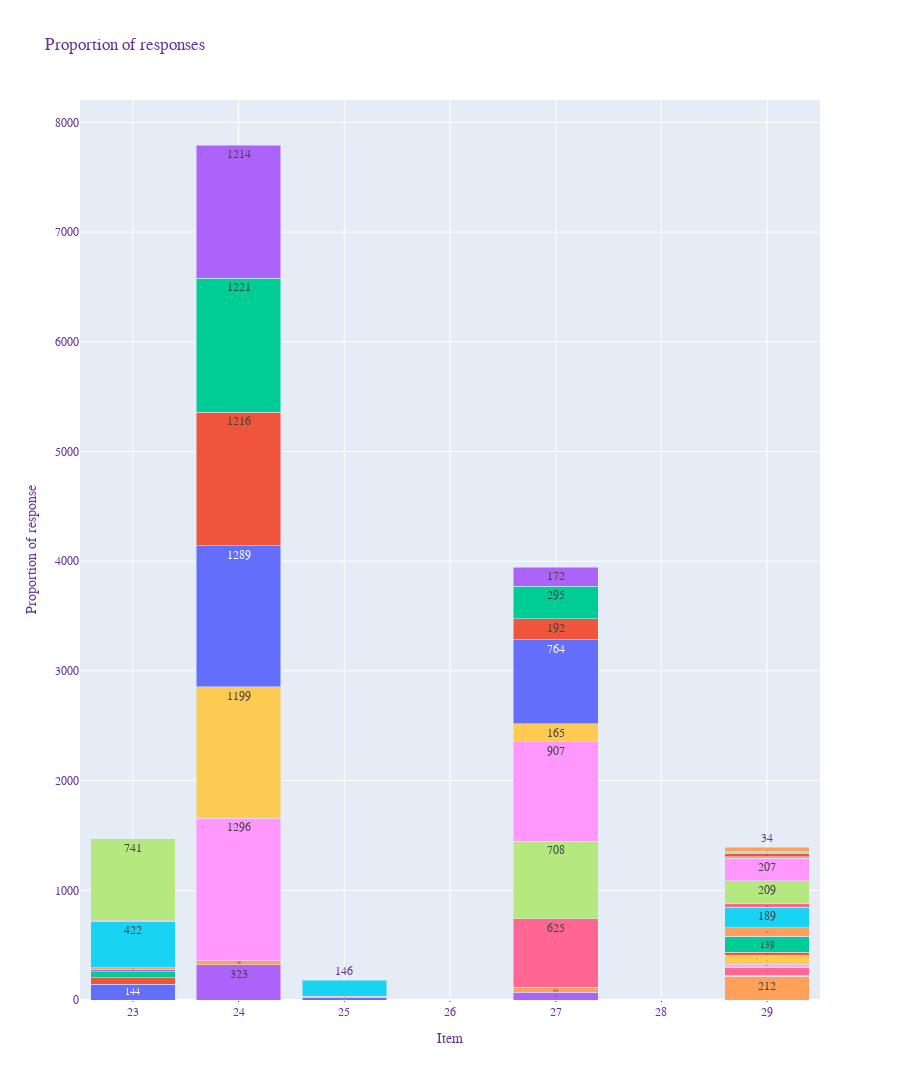

The notebook cell this image was saved under:
### Code cell
fig = px.bar(xn, x="Group", color="Option",
             y='Count',
             title="A Grouped Bar Chart With Plotly Express in Python",
             barmode='group',
             height=1080,
             text_auto=True
            )
fig.update_layout(
    title="Proportion of responses",
    xaxis_title="Item",
    yaxis_title="Proportion of response",
    legend_title="Options",
    font=dict(
        family="Courier New, monospace",
        size=12,
        color="RebeccaPurple"
    ),
barmode="stack",
)

fig.update_traces(showlegend=False)
fig.update_traces(marker_showscale=False)

fig.update_xaxes(
    showgrid=True,
    ticks="outside",
    tickson="boundaries",
    ticklen=1,
    tickmode='linear'
)

fig.show()

### Figure 1 — Plotly figure (JSON) as saved in the notebook; plotly's stock layout.template omitted (floating-point values rounded to 4 significant figures)
{"data": [{"alignmentgroup": "True", "hovertemplate": "Option=Do not know<br>Group=%{x}<br>Count=%{y}<extra></extra>", "legendgroup": "Do not know", "marker": {"color": "#636efa", "pattern": {"shape": ""}, "showscale": false}, "name": "Do not know", "offsetgroup": "Do not know", "orientation": "v", "showlegend": false, "textposition": "auto", "texttemplate": "%{y}", "type": "bar", "x": [23, 25], "xaxis": "x", "y": [144, 19], "yaxis": "y"}, {"alignmentgroup": "True", "hovertemplate": "Option=Medical facilities<br>Group=%{x}<br>Count=%{y}<extra></extra>", "legendgroup": "Medical facilities", "marker": {"color": "#EF553B", "pattern": {"shape": ""}, "showscale": false}, "name": "Medical facilities", "offsetgroup": "Medical facilities", "orientation": "v", "showlegend": false, "textposition": "auto", "texttemplate": "%{y}", "type": "bar", "x": [23], "xaxis": "x", "y": [60], "yaxis": "y"}, {"alignmentgroup": "True", "hovertemplate": "Option=One parent or legal guardian is sufficient<br>Group=%{x}<br>Count=%{y}<extra></extra>", "legendgroup": "One parent or legal guardian is sufficient", "marker": {"color": "#00cc96", "pattern": {"shape": ""}, "showscale": false}, "name": "One parent or legal guardian is sufficient", "offsetgroup": "One parent or legal guardian is sufficient", "orientation": "v", "showlegend": false, "textposition": "auto", "texttemplate": "%{y}", "type": "bar", "x": [23], "xaxis": "x", "y": [55], "yaxis": "y"}, {"alignmentgroup": "True", "hovertemplate": "Option=Other<br>Group=%{x}<br>Count=%{y}<extra></extra>", "legendgroup": "Other", "marker": {"color": "#ab63fa", "pattern": {"shape": ""}, "showscale": false}, "name": "Other", "offsetgroup": "Other", "orientation": "v", "showlegend": false, "textposition": "auto", "texttemplate": "%{y}", "type": "bar", "x": [23, 24, 27], "xaxis": "x", "y": [20, 323, 69], "yaxis": "y"}, {"alignmentgroup": "True", "hovertemplate": "Option=Other as Text<br>Group=%{x}<br>Count=%{y}<extra></extra>", "legendgroup": "Other as Text", "marker": {"color": "#FFA15A", "pattern": {"shape": ""}, "showscale": false}, "name": "Other as Text", "offsetgroup": "Other as Text", "orientation": "v", "showlegend": false, "textposition": "auto", "texttemplate": "%{y}", "type": "bar", "x": [23, 24, 27, 29], "xaxis": "x", "y": [16, 36, 46, 212], "yaxis": "y"}, {"alignmentgroup": "True", "hovertemplate": "Option=Should be prohibited until the child has legal capacity to decidel<br>Group=%{x}<br>Count=%{y}<extra></extra>", "legendgroup": "Should be prohibited until the child has legal capacity to decidel", "marker": {"color": "#19d3f3", "pattern": {"shape": ""}, "showscale": false}, "name": "Should be prohibited until the child has legal capacity to decidel", "offsetgroup": "Should be prohibited until the child has legal capacity to decidel", "orientation": "v", "showlegend": false, "textposition": "auto", "texttemplate": "%{y}", "type": "bar", "x": [23], "xaxis": "x", "y": [422], "yaxis": "y"}, {"alignmentgroup": "True", "hovertemplate": "Option=The State<br>Group=%{x}<br>Count=%{y}<extra></extra>", "legendgroup": "The State", "marker": {"color": "#FF6692", "pattern": {"shape": ""}, "showscale": false}, "name": "The State", "offsetgroup": "The State", "orientation": "v", "showlegend": false, "textposition": "auto", "texttemplate": "%{y}", "type": "bar", "x": [23], "xaxis": "x", "y": [10], "yaxis": "y"}, {"alignmentgroup": "True", "hovertemplate": "Option=Two parents or legal guardians would need to agree<br>Group=%{x}<br>Count=%{y}<extra></extra>", "legendgroup": "Two parents or legal guardians would need to agree", "marker": {"color": "#B6E880", "pattern": {"shape": ""}, "showscale": false}, "name": "Two parents or legal guardians would need to agree", "offsetgroup": "Two parents or legal guardians would need to agree", "orientation": "v", "showlegend": false, "textposition": "auto", "texttemplate": "%{y}", "type": "bar", "x": [23], "xaxis": "x", "y": [741], "yaxis": "y"}, {"alignmentgroup": "True", "hovertemplate": "Option=Children<br>Group=%{x}<br>Count=%{y}<extra></extra>", "legendgroup": "Children", "marker": {"color": "#FF97FF", "pattern": {"shape": ""}, "showscale": false}, "name": "Children", "offsetgroup": "Children", "orientation": "v", "showlegend": false, "textposition": "auto", "texttemplate": "%{y}", "type": "bar", "x": [24], "xaxis": "x", "y": [1296], "yaxis": "y"}, {"alignmentgroup": "True", "hovertemplate": "Option=Friends<br>Group=%{x}<br>Count=%{y}<extra></extra>", "legendgroup": "Friends", "marker": {"color": "#FECB52", "pattern": {"shape": ""}, "showscale": false}, "name": "Friends", "offsetgroup": "Friends", "orientation": "v", "showlegend": false, "textposition": "auto", "texttemplate": "%{y}", "type": "bar", "x": [24], "xaxis": "x", "y": [1199], "yaxis": "y"}, {"alignmentgroup": "True", "hovertemplate": "Option=Future spouse or partner<br>Group=%{x}<br>Count=%{y}<extra></extra>", "legendgroup": "Future spouse or partner", "marker": {"color": "#636efa", "pattern": {"shape": ""}, "showscale": false}, "name": "Future spouse or partner", "offsetgroup": "Future spouse or partner", "orientation": "v", "showlegend": false, "textposition": "auto", "texttemplate": "%{y}", "type": "bar", "x": [24], "xaxis": "x", "y": [1289], "yaxis": "y"}, {"alignmentgroup": "True", "hovertemplate": "Option=Other relatives<br>Group=%{x}<br>Count=%{y}<extra></extra>", "legendgroup": "Other relatives", "marker": {"color": "#EF553B", "pattern": {"shape": ""}, "showscale": false}, "name": "Other relatives", "offsetgroup": "Other relatives", "orientation": "v", "showlegend": false, "textposition": "auto", "texttemplate": "%{y}", "type": "bar", "x": [24], "xaxis": "x", "y": [1216], "yaxis": "y"}, {"alignmentgroup": "True", "hovertemplate": "Option=Siblings<br>Group=%{x}<br>Count=%{y}<extra></extra>", "legendgroup": "Siblings", "marker": {"color": "#00cc96", "pattern": {"shape": ""}, "showscale": false}, "name": "Siblings", "offsetgroup": "Siblings", "orientation": "v", "showlegend": false, "textposition": "auto", "texttemplate": "%{y}", "type": "bar", "x": [24], "xaxis": "x", "y": [1221], "yaxis": "y"}, {"alignmentgroup": "True", "hovertemplate": "Option=Spouse or partner<br>Group=%{x}<br>Count=%{y}<extra></extra>", "legendgroup": "Spouse or partner", "marker": {"color": "#ab63fa", "pattern": {"shape": ""}, "showscale": false}, "name": "Spouse or partner", "offsetgroup": "Spouse or partner", "orientation": "v", "showlegend": false, "textposition": "auto", "texttemplate": "%{y}", "type": "bar", "x": [24], "xaxis": "x", "y": [1214], "yaxis": "y"}, {"alignmentgroup": "True", "hovertemplate": "Option=No<br>Group=%{x}<br>Count=%{y}<extra></extra>", "legendgroup": "No", "marker": {"color": "#FFA15A", "pattern": {"shape": ""}, "showscale": false}, "name": "No", "offsetgroup": "No", "orientation": "v", "showlegend": false, "textposition": "auto", "texttemplate": "%{y}", "type": "bar", "x": [25], "xaxis": "x", "y": [16], "yaxis": "y"}, {"alignmentgroup": "True", "hovertemplate": "Option=Yes<br>Group=%{x}<br>Count=%{y}<extra></extra>", "legendgroup": "Yes", "marker": {"color": "#19d3f3", "pattern": {"shape": ""}, "showscale": false}, "name": "Yes", "offsetgroup": "Yes", "orientation": "v", "showlegend": false, "textposition": "auto", "texttemplate": "%{y}", "type": "bar", "x": [25], "xaxis": "x", "y": [146], "yaxis": "y"}, {"alignmentgroup": "True", "hovertemplate": "Option=Do not know whether the data will be stored securely<br>Group=%{x}<br>Count=%{y}<extra></extra>", "legendgroup": "Do not know whether the data will be stored securely", "marker": {"color": "#FF6692", "pattern": {"shape": ""}, "showscale": false}, "name": "Do not know whether the data will be stored securely", "offsetgroup": "Do not know whether the data will be stored securely", "orientation": "v", "showlegend": false, "textposition": "auto", "texttemplate": "%{y}", "type": "bar", "x": [27], "xaxis": "x", "y": [625], "yaxis": "y"}, {"alignmentgroup": "True", "hovertemplate": "Option=Do not know who will have access to that information<br>Group=%{x}<br>Count=%{y}<extra></extra>", "legendgroup": "Do not know who will have access to that information", "marker": {"color": "#B6E880", "pattern": {"shape": ""}, "showscale": false}, "name": "Do not know who will have access to that information", "offsetgroup": "Do not know who will have access to that information", "orientation": "v", "showlegend": false, "textposition": "auto", "texttemplate": "%{y}", "type": "bar", "x": [27], "xaxis": "x", "y": [708], "yaxis": "y"}, {"alignmentgroup": "True", "hovertemplate": "Option=I am concerned my data will be used for other purposes without my knowledge<br>Group=%{x}<br>Count=%{y}<extra></extra>", "legendgroup": "I am concerned my data will be used for other purposes without my knowledge", "marker": {"color": "#FF97FF", "pattern": {"shape": ""}, "showscale": false}, "name": "I am concerned my data will be used for other purposes without my knowledge", "offsetgroup": "I am concerned my data will be used for other purposes without my knowledge", "orientation": "v", "showlegend": false, "textposition": "auto", "texttemplate": "%{y}", "type": "bar", "x": [27], "xaxis": "x", "y": [907], "yaxis": "y"}, {"alignmentgroup": "True", "hovertemplate": "Option=I am not interested<br>Group=%{x}<br>Count=%{y}<extra></extra>", "legendgroup": "I am not interested", "marker": {"color": "#FECB52", "pattern": {"shape": ""}, "showscale": false}, "name": "I am not interested", "offsetgroup": "I am not interested", "orientation": "v", "showlegend": false, "textposition": "auto", "texttemplate": "%{y}", "type": "bar", "x": [27], "xaxis": "x", "y": [165], "yaxis": "y"}, {"alignmentgroup": "True", "hovertemplate": "Option=I am worried some information about my physical or mental health could be used against me for example employment; legal matters; obtaining insurance<br>Group=%{x}<br>Count=%{y}<extra></extra>", "legendgroup": "I am worried some information about my physical or mental health could be used against me for example employment; legal matters; obtaining insurance", "marker": {"color": "#636efa", "pattern": {"shape": ""}, "showscale": false}, "name": "I am worried some information about my physical or mental health could be used against me for example employment; legal matters; obtaining insurance", "offsetgroup": "I am worried some information about my physical or mental health could be used against me for example employment; legal matters; obtaining insurance", "orientation": "v", "showlegend": false, "textposition": "auto", "texttemplate": "%{y}", "type": "bar", "x": [27], "xaxis": "x", "y": [764], "yaxis": "y"}, {"alignmentgroup": "True", "hovertemplate": "Option=I am worried that I might find out something about myself I would rather not know<br>Group=%{x}<br>Count=%{y}<extra></extra>", "legendgroup": "I am worried that I might find out something about myself I would rather not know", "marker": {"color": "#EF553B", "pattern": {"shape": ""}, "showscale": false}, "name": "I am worried that I might find out something about myself I would rather not know", "offsetgroup": "I am worried that I might find out something about myself I would rather not know", "orientation": "v", "showlegend": false, "textposition": "auto", "texttemplate": "%{y}", "type": "bar", "x": [27], "xaxis": "x", "y": [192], "yaxis": "y"}, {"alignmentgroup": "True", "hovertemplate": "Option=I would not want to be labelled as having any deficiency<br>Group=%{x}<br>Count=%{y}<extra></extra>", "legendgroup": "I would not want to be labelled as having any deficiency", "marker": {"color": "#00cc96", "pattern": {"shape": ""}, "showscale": false}, "name": "I would not want to be labelled as having any deficiency", "offsetgroup": "I would not want to be labelled as having any deficiency", "orientation": "v", "showlegend": false, "textposition": "auto", "texttemplate": "%{y}", "type": "bar", "x": [27], "xaxis": "x", "y": [295], "yaxis": "y"}, {"alignmentgroup": "True", "hovertemplate": "Option=I would rather not know of any potential debilitating diseases that I may develop in the future<br>Group=%{x}<br>Count=%{y}<extra></extra>", "legendgroup": "I would rather not know of any potential debilitating diseases that I may develop in the future", "marker": {"color": "#ab63fa", "pattern": {"shape": ""}, "showscale": false}, "name": "I would rather not know of any potential debilitating diseases that I may develop in the future", "offsetgroup": "I would rather not know of any potential debilitating diseases that I may develop in the future", "orientation": "v", "showlegend": false, "textposition": "auto", "texttemplate": "%{y}", "type": "bar", "x": [27], "xaxis": "x", "y": [172], "yaxis": "y"}, {"alignmentgroup": "True", "hovertemplate": "Option=Ancestry testing as Compulsory for example by a court or law enforcement<br>Group=%{x}<br>Count=%{y}<extra></extra>", "legendgroup": "Ancestry testing as Compulsory for example by a court or law enforcement", "marker": {"color": "#FFA15A", "pattern": {"shape": ""}, "showscale": false}, "name": "Ancestry testing as Compulsory for example by a court or law enforcement", "offsetgroup": "Ancestry testing as Compulsory for example by a court or law enforcement", "orientation": "v", "showlegend": false, "textposition": "auto", "texttemplate": "%{y}", "type": "bar", "x": [29], "xaxis": "x", "y": [5], "yaxis": "y"}, {"alignmentgroup": "True", "hovertemplate": "Option=Ancestry testing as Recommended for example by doctor<br>Group=%{x}<br>Count=%{y}<extra></extra>", "legendgroup": "Ancestry testing as Recommended for example by doctor", "marker": {"color": "#19d3f3", "pattern": {"shape": ""}, "showscale": false}, "name": "Ancestry testing as Recommended for example by doctor", "offsetgroup": "Ancestry testing as Recommended for example by doctor", "orientation": "v", "showlegend": false, "textposition": "auto", "texttemplate": "%{y}", "type": "bar", "x": [29], "xaxis": "x", "y": [8], "yaxis": "y"}, {"alignmentgroup": "True", "hovertemplate": "Option=Ancestry testing as Selfasinitiated<br>Group=%{x}<br>Count=%{y}<extra></extra>", "legendgroup": "Ancestry testing as Selfasinitiated", "marker": {"color": "#FF6692", "pattern": {"shape": ""}, "showscale": false}, "name": "Ancestry testing as Selfasinitiated", "offsetgroup": "Ancestry testing as Selfasinitiated", "orientation": "v", "showlegend": false, "textposition": "auto", "texttemplate": "%{y}", "type": "bar", "x": [29], "xaxis": "x", "y": [71], "yaxis": "y"}, {"alignmentgroup": "True", "hovertemplate": "Option=As part of a research project as Compulsory for example by a court or law enforcement<br>Group=%{x}<br>Count=%{y}<extra></extra>", "legendgroup": "As part of a research project as Compulsory for example by a court or law enforcement", "marker": {"color": "#B6E880", "pattern": {"shape": ""}, "showscale": false}, "name": "As part of a research project as Compulsory for example by a court or law enforcement", "offsetgroup": "As part of a research project as Compulsory for example by a court or law enforcement", "orientation": "v", "showlegend": false, "textposition": "auto", "texttemplate": "%{y}", "type": "bar", "x": [29], "xaxis": "x", "y": [5], "yaxis": "y"}, {"alignmentgroup": "True", "hovertemplate": "Option=As part of a research project as Recommended for example by doctor<br>Group=%{x}<br>Count=%{y}<extra></extra>", "legendgroup": "As part of a research project as Recommended for example by doctor", "marker": {"color": "#FF97FF", "pattern": {"shape": ""}, "showscale": false}, "name": "As part of a research project as Recommended for example by doctor", "offsetgroup": "As part of a research project as Recommended for example by doctor", "orientation": "v", "showlegend": false, "textposition": "auto", "texttemplate": "%{y}", "type": "bar", "x": [29], "xaxis": "x", "y": [27], "yaxis": "y"}, {"alignmentgroup": "True", "hovertemplate": "Option=As part of a research project as Selfasinitiated<br>Group=%{x}<br>Count=%{y}<extra></extra>", "legendgroup": "As part of a research project as Selfasinitiated", "marker": {"color": "#FECB52", "pattern": {"shape": ""}, "showscale": false}, "name": "As part of a research project as Selfasinitiated", "offsetgroup": "As part of a research project as Selfasinitiated", "orientation": "v", "showlegend": false, "textposition": "auto", "texttemplate": "%{y}", "type": "bar", "x": [29], "xaxis": "x", "y": [76], "yaxis": "y"}, {"alignmentgroup": "True", "hovertemplate": "Option=General interest as Compulsory for example by a court or law enforcement<br>Group=%{x}<br>Count=%{y}<extra></extra>", "legendgroup": "General interest as Compulsory for example by a court or law enforcement", "marker": {"color": "#636efa", "pattern": {"shape": ""}, "showscale": false}, "name": "General interest as Compulsory for example by a court or law enforcement", "offsetgroup": "General interest as Compulsory for example by a court or law enforcement", "orientation": "v", "showlegend": false, "textposition": "auto", "texttemplate": "%{y}", "type": "bar", "x": [29], "xaxis": "x", "y": [5], "yaxis": "y"}, {"alignmentgroup": "True", "hovertemplate": "Option=General interest as Recommended for example by doctor<br>Group=%{x}<br>Count=%{y}<extra></extra>", "legendgroup": "General interest as Recommended for example by doctor", "marker": {"color": "#EF553B", "pattern": {"shape": ""}, "showscale": false}, "name": "General interest as Recommended for example by doctor", "offsetgroup": "General interest as Recommended for example by doctor", "orientation": "v", "showlegend": false, "textposition": "auto", "texttemplate": "%{y}", "type": "bar", "x": [29], "xaxis": "x", "y": [27], "yaxis": "y"}, {"alignmentgroup": "True", "hovertemplate": "Option=General interest as Selfasinitiated<br>Group=%{x}<br>Count=%{y}<extra></extra>", "legendgroup": "General interest as Selfasinitiated", "marker": {"color": "#00cc96", "pattern": {"shape": ""}, "showscale": false}, "name": "General interest as Selfasinitiated", "offsetgroup": "General interest as Selfasinitiated", "orientation": "v", "showlegend": false, "textposition": "auto", "texttemplate": "%{y}", "type": "bar", "x": [29], "xaxis": "x", "y": [139], "yaxis": "y"}, {"alignmentgroup": "True", "hovertemplate": "Option=Health and diet as Compulsory for example by a court or law enforcement<br>Group=%{x}<br>Count=%{y}<extra></extra>", "legendgroup": "Health and diet as Compulsory for example by a court or law enforcement", "marker": {"color": "#ab63fa", "pattern": {"shape": ""}, "showscale": false}, "name": "Health and diet as Compulsory for example by a court or law enforcement", "offsetgroup": "Health and diet as Compulsory for example by a court or law enforcement", "orientation": "v", "showlegend": false, "textposition": "auto", "texttemplate": "%{y}", "type": "bar", "x": [29], "xaxis": "x", "y": [5], "yaxis": "y"}, {"alignmentgroup": "True", "hovertemplate": "Option=Health and diet as Recommended for example by doctor<br>Group=%{x}<br>Count=%{y}<extra></extra>", "legendgroup": "Health and diet as Recommended for example by doctor", "marker": {"color": "#FFA15A", "pattern": {"shape": ""}, "showscale": false}, "name": "Health and diet as Recommended for example by doctor", "offsetgroup": "Health and diet as Recommended for example by doctor", "orientation": "v", "showlegend": false, "textposition": "auto", "texttemplate": "%{y}", "type": "bar", "x": [29], "xaxis": "x", "y": [78], "yaxis": "y"}, {"alignmentgroup": "True", "hovertemplate": "Option=Health and diet as Selfasinitiated<br>Group=%{x}<br>Count=%{y}<extra></extra>", "legendgroup": "Health and diet as Selfasinitiated", "marker": {"color": "#19d3f3", "pattern": {"shape": ""}, "showscale": false}, "name": "Health and diet as Selfasinitiated", "offsetgroup": "Health and diet as Selfasinitiated", "orientation": "v", "showlegend": false, "textposition": "auto", "texttemplate": "%{y}", "type": "bar", "x": [29], "xaxis": "x", "y": [189], "yaxis": "y"}, {"alignmentgroup": "True", "hovertemplate": "Option=Medical testing as Compulsory for example by a court or law enforcement<br>Group=%{x}<br>Count=%{y}<extra></extra>", "legendgroup": "Medical testing as Compulsory for example by a court or law enforcement", "marker": {"color": "#FF6692", "pattern": {"shape": ""}, "showscale": false}, "name": "Medical testing as Compulsory for example by a court or law enforcement", "offsetgroup": "Medical testing as Compulsory for example by a court or law enforcement", "orientation": "v", "showlegend": false, "textposition": "auto", "texttemplate": "%{y}", "type": "bar", "x": [29], "xaxis": "x", "y": [31], "yaxis": "y"}, {"alignmentgroup": "True", "hovertemplate": "Option=Medical testing as Recommended for example by doctor<br>Group=%{x}<br>Count=%{y}<extra></extra>", "legendgroup": "Medical testing as Recommended for example by doctor", "marker": {"color": "#B6E880", "pattern": {"shape": ""}, "showscale": false}, "name": "Medical testing as Recommended for example by doctor", "offsetgroup": "Medical testing as Recommended for example by doctor", "orientation": "v", "showlegend": false, "textposition": "auto", "texttemplate": "%{y}", "type": "bar", "x": [29], "xaxis": "x", "y": [209], "yaxis": "y"}, {"alignmentgroup": "True", "hovertemplate": "Option=Medical testing as Selfasinitiated<br>Group=%{x}<br>Count=%{y}<extra></extra>", "legendgroup": "Medical testing as Selfasinitiated", "marker": {"color": "#FF97FF", "pattern": {"shape": ""}, "showscale": false}, "name": "Medical testing as Selfasinitiated", "offsetgroup": "Medical testing as Selfasinitiated", "orientation": "v", "showlegend": false, "textposition": "auto", "texttemplate": "%{y}", "type": "bar", "x": [29], "xaxis": "x", "y": [207], "yaxis": "y"}, {"alignmentgroup": "True", "hovertemplate": "Option=Other as Compulsory for example by a court or law enforcement<br>Group=%{x}<br>Count=%{y}<extra></extra>", "legendgroup": "Other as Compulsory for example by a court or law enforcement", "marker": {"color": "#FECB52", "pattern": {"shape": ""}, "showscale": false}, "name": "Other as Compulsory for example by a court or law enforcement", "offsetgroup": "Other as Compulsory for example by a court or law enforcement", "orientation": "v", "showlegend": false, "textposition": "auto", "texttemplate": "%{y}", "type": "bar", "x": [29], "xaxis": "x", "y": [4], "yaxis": "y"}, {"alignmentgroup": "True", "hovertemplate": "Option=Other as Recommended for example by doctor<br>Group=%{x}<br>Count=%{y}<extra></extra>", "legendgroup": "Other as Recommended for example by doctor", "marker": {"color": "#636efa", "pattern": {"shape": ""}, "showscale": false}, "name": "Other as Recommended for example by doctor", "offsetgroup": "Other as Recommended for example by doctor", "orientation": "v", "showlegend": false, "textposition": "auto", "texttemplate": "%{y}", "type": "bar", "x": [29], "xaxis": "x", "y": [10], "yaxis": "y"}, {"alignmentgroup": "True", "hovertemplate": "Option=Other as Selfinitiated<br>Group=%{x}<br>Count=%{y}<extra></extra>", "legendgroup": "Other as Selfinitiated", "marker": {"color": "#EF553B", "pattern": {"shape": ""}, "showscale": false}, "name": "Other as Selfinitiated", "offsetgroup": "Other as Selfinitiated", "orientation": "v", "showlegend": false, "textposition": "auto", "texttemplate": "%{y}", "type": "bar", "x": [29], "xaxis": "x", "y": [31], "yaxis": "y"}, {"alignmentgroup": "True", "hovertemplate": "Option=Paternity testing as Compulsory for example by a court or law enforcement<br>Group=%{x}<br>Count=%{y}<extra></extra>", "legendgroup": "Paternity testing as Compulsory for example by a court or law enforcement", "marker": {"color": "#00cc96", "pattern": {"shape": ""}, "showscale": false}, "name": "Paternity testing as Compulsory for example by a court or law enforcement", "offsetgroup": "Paternity testing as Compulsory for example by a court or law enforcement", "orientation": "v", "showlegend": false, "textposition": "auto", "texttemplate": "%{y}", "type": "bar", "x": [29], "xaxis": "x", "y": [10], "yaxis": "y"}, {"alignmentgroup": "True", "hovertemplate": "Option=Paternity testing as Recommended for example by doctor<br>Group=%{x}<br>Count=%{y}<extra></extra>", "legendgroup": "Paternity testing as Recommended for example by doctor", "marker": {"color": "#ab63fa", "pattern": {"shape": ""}, "showscale": false}, "name": "Paternity testing as Recommended for example by doctor", "offsetgroup": "Paternity testing as Recommended for example by doctor", "orientation": "v", "showlegend": false, "textposition": "auto", "texttemplate": "%{y}", "type": "bar", "x": [29], "xaxis": "x", "y": [8], "yaxis": "y"}, {"alignmentgroup": "True", "hovertemplate": "Option=Paternity testing as Selfasinitiated<br>Group=%{x}<br>Count=%{y}<extra></extra>", "legendgroup": "Paternity testing as Selfasinitiated", "marker": {"color": "#FFA15A", "pattern": {"shape": ""}, "showscale": false}, "name": "Paternity testing as Selfasinitiated", "offsetgroup": "Paternity testing as Selfasinitiated", "orientation": "v", "showlegend": false, "textposition": "auto", "texttemplate": "%{y}", "type": "bar", "x": [29], "xaxis": "x", "y": [34], "yaxis": "y"}], "layout": {"barmode": "stack", "font": {"color": "RebeccaPurple", "family": "Courier New, monospace", "size": 12}, "height": 1080, "legend": {"title": {"text": "Options"}, "tracegroupgap": 0}, "title": {"text": "Proportion of responses"}, "xaxis": {"anchor": "y", "domain": [0, 1], "showgrid": true, "ticklen": 1, "tickmode": "linear", "ticks": "outside", "tickson": "boundaries", "title": {"text": "Item"}}, "yaxis": {"anchor": "x", "domain": [0, 1], "title": {"text": "Proportion of response"}}}}
